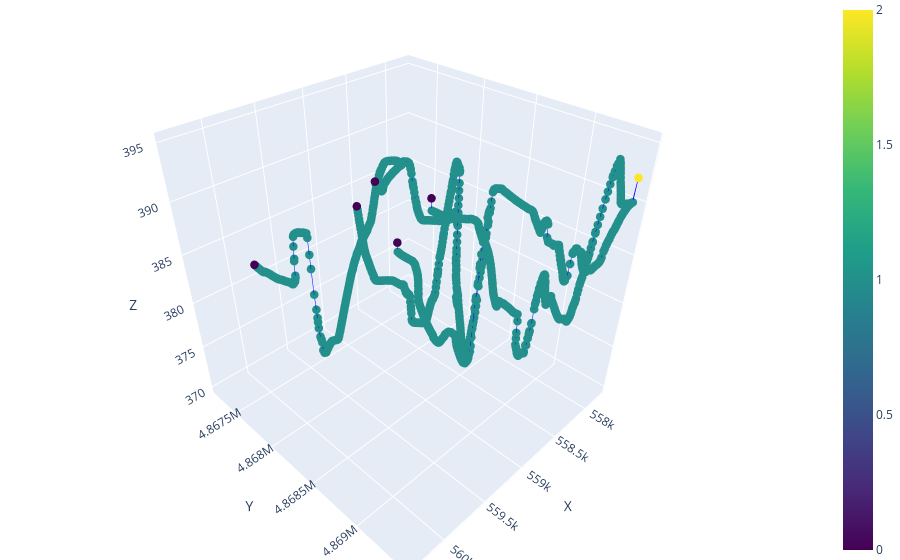

Notebook code cell kept with this figure:
### Code cell
plot_3D_network(nodes, edges, node_color='type')
